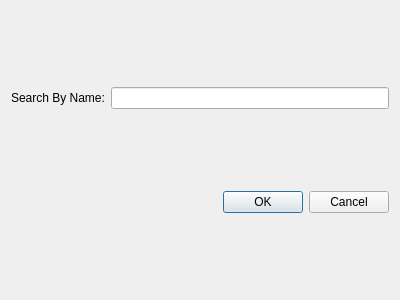
<?xml version="1.0" encoding="UTF-8"?>
<ui version="4.0">
 <class>GameSearchForm</class>
 <widget class="QDialog" name="GameSearchForm">
  <property name="geometry">
   <rect>
    <x>0</x>
    <y>0</y>
    <width>400</width>
    <height>300</height>
   </rect>
  </property>
  <property name="windowTitle">
   <string>Search For Game</string>
  </property>
  <layout class="QGridLayout" name="gridLayout">
   <item row="1" column="1">
    <widget class="QDialogButtonBox" name="buttonBox">
     <property name="orientation">
      <enum>Qt::Horizontal</enum>
     </property>
     <property name="standardButtons">
      <set>QDialogButtonBox::Cancel|QDialogButtonBox::Ok</set>
     </property>
    </widget>
   </item>
   <item row="0" column="1">
    <widget class="QLineEdit" name="lineEdit"/>
   </item>
   <item row="0" column="0">
    <widget class="QLabel" name="label">
     <property name="text">
      <string>Search By Name:</string>
     </property>
    </widget>
   </item>
  </layout>
 </widget>
 <resources/>
 <connections>
  <connection>
   <sender>buttonBox</sender>
   <signal>accepted()</signal>
   <receiver>GameSearchForm</receiver>
   <slot>accept()</slot>
   <hints>
    <hint type="sourcelabel">
     <x>248</x>
     <y>254</y>
    </hint>
    <hint type="destinationlabel">
     <x>157</x>
     <y>274</y>
    </hint>
   </hints>
  </connection>
  <connection>
   <sender>buttonBox</sender>
   <signal>rejected()</signal>
   <receiver>GameSearchForm</receiver>
   <slot>reject()</slot>
   <hints>
    <hint type="sourcelabel">
     <x>316</x>
     <y>260</y>
    </hint>
    <hint type="destinationlabel">
     <x>286</x>
     <y>274</y>
    </hint>
   </hints>
  </connection>
 </connections>
</ui>
